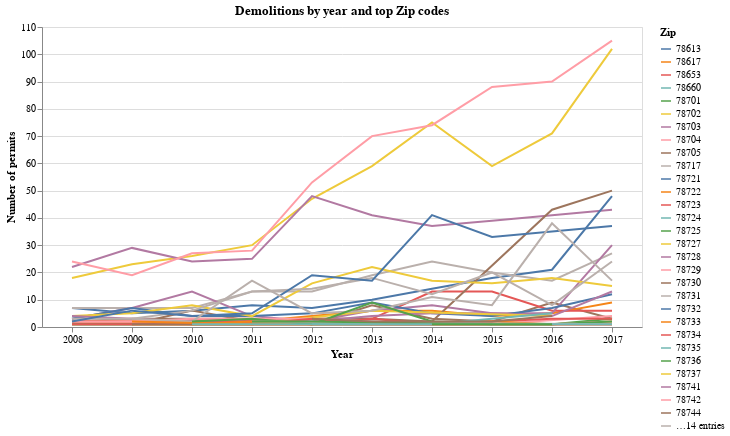

This figure's notebook cell:
### Markdown cell above
#### All Zips over time

Just to see the mess of all demos to see their distribution, of sorts.

### Code cell
alt.Chart(demos_yr_zip, title="Demolitions by year and top Zip codes").mark_line().encode(
    x=alt.X("Year:O",
            axis=alt.Axis(title="Year", labelAngle=0)),
    y=alt.Y("Count:Q",
            axis=alt.Axis(title="Number of permits")),
    color="Zip"
).properties(width=600)

### Figure 1 — Vega-Lite specification as saved in the notebook (floating-point values rounded to 4 significant figures; data arrays with more than 128 entries replaced by an {"elided": "..."} marker saying what was removed)
{"$schema": "https://vega.github.io/schema/vega-lite/v2.4.1.json", "config": {"view": {"height": 300, "width": 400}}, "data": {"values": {"elided": "260 records"}}, "encoding": {"color": {"field": "Zip", "type": "nominal"}, "x": {"axis": {"labelAngle": 0, "title": "Year"}, "field": "Year", "type": "ordinal"}, "y": {"axis": {"title": "Number of permits"}, "field": "Count", "type": "quantitative"}}, "mark": "line", "title": "Demolitions by year and top Zip codes", "width": 600}
